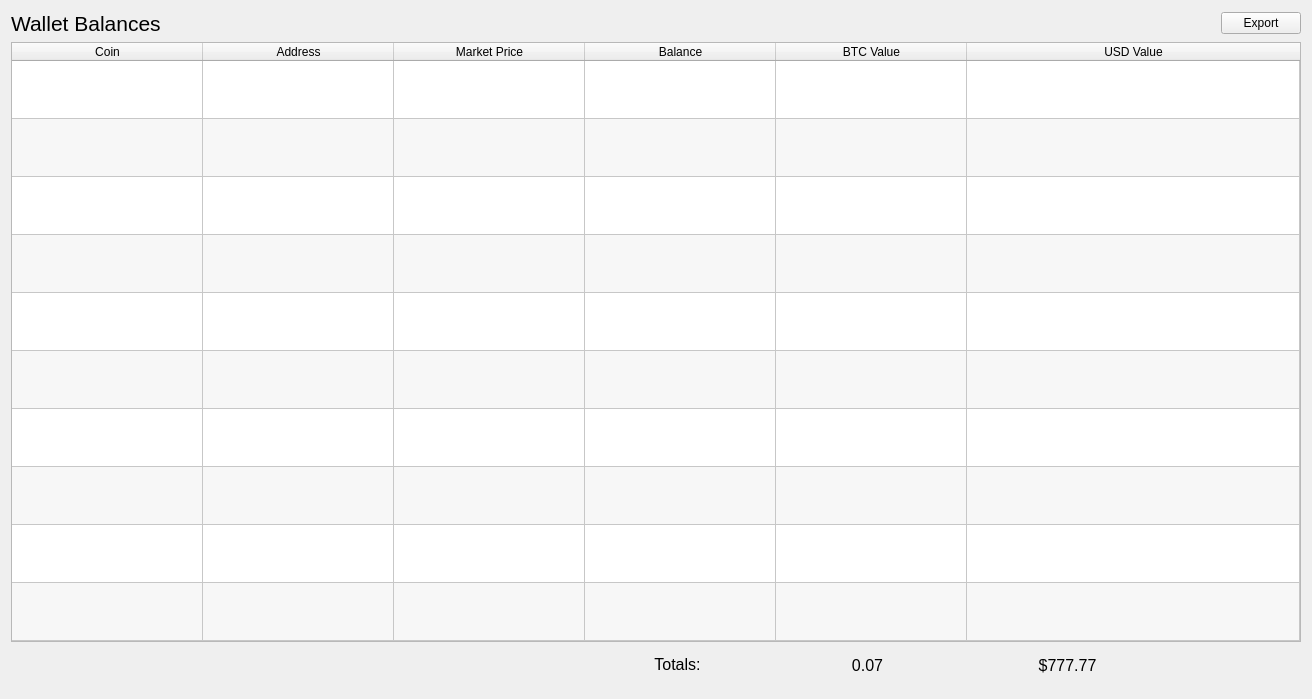
  <widget class="QWidget" name="tab_balances">
   <attribute name="title">
    <string>Balances</string>
   </attribute>
   <layout class="QGridLayout" name="gridLayout_3">
    <item row="0" column="1" colspan="3">
     <widget class="QFrame" name="frame_4">
      <property name="frameShape">
       <enum>QFrame::NoFrame</enum>
      </property>
      <property name="frameShadow">
       <enum>QFrame::Raised</enum>
      </property>
     </widget>
    </item>
    <item row="0" column="0">
     <widget class="QLabel" name="label">
      <property name="sizePolicy">
       <sizepolicy hsizetype="Fixed" vsizetype="Preferred">
        <horstretch>0</horstretch>
        <verstretch>0</verstretch>
       </sizepolicy>
      </property>
      <property name="text">
       <string>&lt;html&gt;&lt;head/&gt;&lt;body&gt;&lt;p&gt;&lt;span style=&quot; font-size:16pt;&quot;&gt;Wallet Balances&lt;/span&gt;&lt;/p&gt;&lt;/body&gt;&lt;/html&gt;</string>
      </property>
     </widget>
    </item>
    <item row="0" column="4">
     <widget class="QPushButton" name="pushButton_3">
      <property name="sizePolicy">
       <sizepolicy hsizetype="Fixed" vsizetype="Fixed">
        <horstretch>0</horstretch>
        <verstretch>0</verstretch>
       </sizepolicy>
      </property>
      <property name="font">
       <font>
        <pointsize>9</pointsize>
       </font>
      </property>
      <property name="text">
       <string>Export</string>
      </property>
     </widget>
    </item>
    <item row="2" column="0" colspan="2">
     <widget class="QFrame" name="frame_3">
      <property name="sizePolicy">
       <sizepolicy hsizetype="Fixed" vsizetype="Fixed">
        <horstretch>0</horstretch>
        <verstretch>0</verstretch>
       </sizepolicy>
      </property>
      <property name="minimumSize">
       <size>
        <width>550</width>
        <height>40</height>
       </size>
      </property>
      <property name="maximumSize">
       <size>
        <width>550</width>
        <height>40</height>
       </size>
      </property>
      <property name="frameShape">
       <enum>QFrame::NoFrame</enum>
      </property>
      <property name="frameShadow">
       <enum>QFrame::Raised</enum>
      </property>
     </widget>
    </item>
    <item row="2" column="2">
     <widget class="QFrame" name="frame_2">
      <property name="sizePolicy">
       <sizepolicy hsizetype="Fixed" vsizetype="Fixed">
        <horstretch>0</horstretch>
        <verstretch>0</verstretch>
       </sizepolicy>
      </property>
      <property name="minimumSize">
       <size>
        <width>600</width>
        <height>40</height>
       </size>
      </property>
      <property name="maximumSize">
       <size>
        <width>600</width>
        <height>40</height>
       </size>
      </property>
      <property name="frameShape">
       <enum>QFrame::NoFrame</enum>
      </property>
      <property name="frameShadow">
       <enum>QFrame::Raised</enum>
      </property>
      <widget class="QLabel" name="label_37">
       <property name="geometry">
        <rect>
         <x>400</x>
         <y>0</y>
         <width>201</width>
         <height>34</height>
        </rect>
       </property>
       <property name="sizePolicy">
        <sizepolicy hsizetype="Fixed" vsizetype="Fixed">
         <horstretch>0</horstretch>
         <verstretch>0</verstretch>
        </sizepolicy>
       </property>
       <property name="font">
        <font>
         <pointsize>12</pointsize>
        </font>
       </property>
       <property name="text">
        <string>$777.77</string>
       </property>
       <property name="alignment">
        <set>Qt::AlignCenter</set>
       </property>
      </widget>
      <widget class="QLabel" name="label_38">
       <property name="geometry">
        <rect>
         <x>210</x>
         <y>0</y>
         <width>181</width>
         <height>34</height>
        </rect>
       </property>
       <property name="sizePolicy">
        <sizepolicy hsizetype="Fixed" vsizetype="Fixed">
         <horstretch>0</horstretch>
         <verstretch>0</verstretch>
        </sizepolicy>
       </property>
       <property name="font">
        <font>
         <pointsize>12</pointsize>
        </font>
       </property>
       <property name="text">
        <string>0.07</string>
       </property>
       <property name="alignment">
        <set>Qt::AlignCenter</set>
       </property>
      </widget>
      <widget class="QLabel" name="label_36">
       <property name="geometry">
        <rect>
         <x>20</x>
         <y>0</y>
         <width>181</width>
         <height>32</height>
        </rect>
       </property>
       <property name="sizePolicy">
        <sizepolicy hsizetype="Fixed" vsizetype="Fixed">
         <horstretch>0</horstretch>
         <verstretch>0</verstretch>
        </sizepolicy>
       </property>
       <property name="font">
        <font>
         <pointsize>12</pointsize>
        </font>
       </property>
       <property name="text">
        <string>Totals:</string>
       </property>
       <property name="alignment">
        <set>Qt::AlignCenter</set>
       </property>
      </widget>
     </widget>
    </item>
    <item row="1" column="0" colspan="5">
     <widget class="QTableWidget" name="table_balances">
      <property name="enabled">
       <bool>true</bool>
      </property>
      <property name="sizePolicy">
       <sizepolicy hsizetype="MinimumExpanding" vsizetype="Fixed">
        <horstretch>0</horstretch>
        <verstretch>0</verstretch>
       </sizepolicy>
      </property>
      <property name="horizontalScrollBarPolicy">
       <enum>Qt::ScrollBarAlwaysOff</enum>
      </property>
      <property name="sizeAdjustPolicy">
       <enum>QAbstractScrollArea::AdjustToContents</enum>
      </property>
      <property name="editTriggers">
       <set>QAbstractItemView::NoEditTriggers</set>
      </property>
      <property name="showDropIndicator" stdset="0">
       <bool>false</bool>
      </property>
      <property name="dragDropOverwriteMode">
       <bool>false</bool>
      </property>
      <property name="alternatingRowColors">
       <bool>true</bool>
      </property>
      <property name="sortingEnabled">
       <bool>true</bool>
      </property>
      <property name="rowCount">
       <number>10</number>
      </property>
      <attribute name="horizontalHeaderCascadingSectionResizes">
       <bool>false</bool>
      </attribute>
      <attribute name="horizontalHeaderDefaultSectionSize">
       <number>191</number>
      </attribute>
      <attribute name="horizontalHeaderMinimumSectionSize">
       <number>110</number>
      </attribute>
      <attribute name="horizontalHeaderStretchLastSection">
       <bool>true</bool>
      </attribute>
      <attribute name="verticalHeaderVisible">
       <bool>false</bool>
      </attribute>
      <attribute name="verticalHeaderCascadingSectionResizes">
       <bool>true</bool>
      </attribute>
      <attribute name="verticalHeaderDefaultSectionSize">
       <number>58</number>
      </attribute>
      <attribute name="verticalHeaderHighlightSections">
       <bool>true</bool>
      </attribute>
      <attribute name="verticalHeaderMinimumSectionSize">
       <number>39</number>
      </attribute>
      <attribute name="verticalHeaderShowSortIndicator" stdset="0">
       <bool>true</bool>
      </attribute>
      <attribute name="verticalHeaderStretchLastSection">
       <bool>false</bool>
      </attribute>
      <row/>
      <row/>
      <row/>
      <row/>
      <row/>
      <row/>
      <row/>
      <row/>
      <row/>
      <row/>
      <column>
       <property name="text">
        <string>Coin</string>
       </property>
      </column>
      <column>
       <property name="text">
        <string>Address</string>
       </property>
      </column>
      <column>
       <property name="text">
        <string>Market Price</string>
       </property>
      </column>
      <column>
       <property name="text">
        <string>Balance</string>
       </property>
      </column>
      <column>
       <property name="text">
        <string>BTC Value</string>
       </property>
      </column>
      <column>
       <property name="text">
        <string>USD Value</string>
       </property>
      </column>
     </widget>
    </item>
   </layout>
  </widget>
